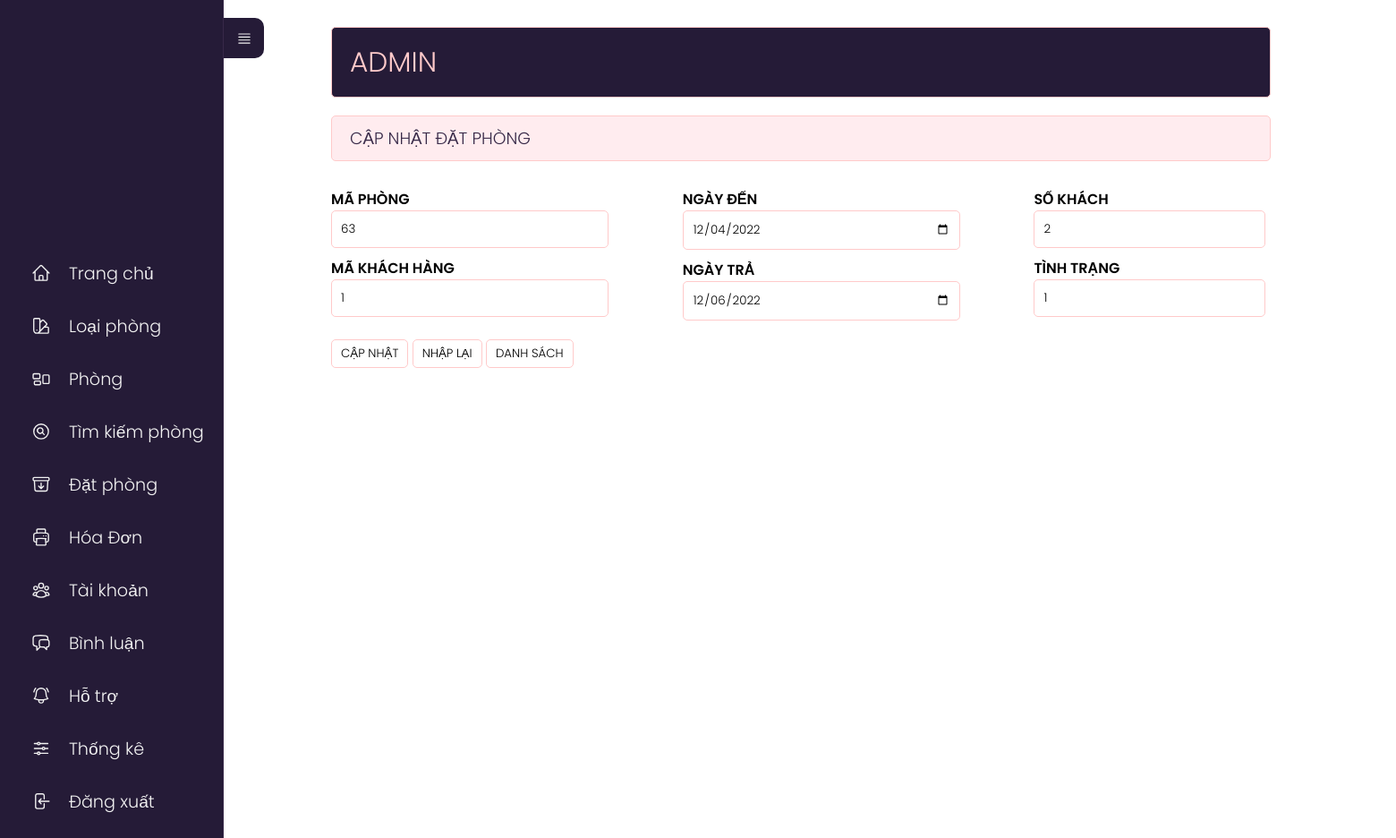
The page /admin/index.php?act=suadp&id=6 on the database its author committed.
### tables this page shows
CREATE TABLE `datphong` (
  `id_order` int(11) NOT NULL,
  `id_phong` int(11) NOT NULL,
  `id_user` int(11) NOT NULL,
  `sokhach` int(2) NOT NULL,
  `ngayden` date NOT NULL,
  `ngaytra` date NOT NULL,
  `tinhtrang` tinyint(2) NOT NULL DEFAULT 0
);

### model/pdo.php (called while the page is built, shortened)
<?php
function pdo_get_connection(){
    $dburl = "mysql:host=localhost;dbname=khachsan;charset=utf8";
    $user = 'root';
    $password = '';
    $conn = new PDO($dburl, $user, $password);
    $conn->setAttribute(PDO::ATTR_ERRMODE, PDO::ERRMODE_EXCEPTION);
    return $conn;
}
function pdo_query_one($sql){
    $sql_args = array_slice(func_get_args(), 1);
    try{
        $conn = pdo_get_connection();
        $stmt = $conn->prepare($sql);
        $stmt->execute($sql_args);
        $row = $stmt->fetch(PDO::FETCH_ASSOC);
        return $row;
    }
    catch(PDOException $e){
        throw $e;
    }
    finally{
        unset($conn);
    }
}

### model/datphong.php (called while the page is built, shortened)
<?php
    function loadone_datphong($id){
        $sql="select * from datphong where id_order=".$id;
        $dp=pdo_query_one($sql);
        return $dp;
    }
?>

### admin/datphong/update.php (the view, shortened to what this page needs)
<div class="row">
    <div class="row mb headeradmin" style="width:1050px;">
        <h1 style="padding: 15px 0;">ADMIN </h1>
    </div>
    <div class="row mb10 formtittle" style="width:1050px;">
        <h3>CẬP NHẬT ĐẶT PHÒNG</h3>
    </div>
    <div class="row formcontent" style="width:1650px;">
        <form action="index.php?act=updatedp" method="post" enctype="multipart/form-data">
            <div class="row">
                <?php
                if (is_array($dp)) {
                    extract($dp);
                }
                ?>
                <div class="row mb10 content1">
                    <div class="row mb10">
                        <label for="">MÃ PHÒNG</label><br>
                        <input type="text" name="maphong" style="width:120%;" value="<?= $id_phong ?>" required>
                    </div>
                    <div class="row mb10">
                        <label for="">MÃ KHÁCH HÀNG<br></label>
                        <input type="text" name="makhachhang" style="width:120%;" value="<?= $id_user ?>" required>
                    </div>
                </div>
                <div class="row mb10 content2">
                    <div class="row mb10">
                        <label for="">NGÀY ĐẾN</label><br>
                        <input type="date" name="ngayden" style="width:120%;border: 1px solid #FFCACA;padding: 10px;border-radius: 5px;" value="<?= $ngayden ?>">
                    </div>
                    <div class="row mb10">
                        <label for="">NGÀY TRẢ</label><br>
                        <input type="date" name="ngaytra" style="width:120%;border: 1px solid #FFCACA;padding: 10px;border-radius: 5px;" value="<?= $ngaytra ?>">
                    </div>
                </div>
                <div class="row mb10 content3">
                    <div class="row mb10">
                        <label for="">SỐ KHÁCH</label><br>
                        <input type="text" name="sokhach" value="<?= $sokhach ?> " required>
                    </div>
                    <div class="row mb10">
                        <label for="">TÌNH TRẠNG</label><br>
                        <input type="text" name="tinhtrang" style="margin-bottom:5px;" value="<?= $tinhtrang ?>">
                    </div>
                </div>
            </div>
            <div class="row mb10">
                <input type="submit" name="capnhat" value="CẬP NHẬT">
                <input type="reset" name="nhaplai" value="NHẬP LẠI">
                <a href="index.php?act=listdp"><input type="button" value="DANH SÁCH"></a>
            </div>
        </form>
    </div>
</div>
</div>

### view_demo/css/styleadmin.css (style rules this page uses)
* { padding: 0; margin: 0; box-sizing: border-box; font-family: 'Poppins', sans-serif; font-weight: 300; }
body { position: relative; width: 100%; min-height: 150vh; }
.row { float: left; width: 70%; }
.mb { margin-bottom: 20px; }
.mb10 { margin-bottom: 10px; }
.formtk input[type="text"], .formtk input[type="password"], .formcontent input[type="text"], .formcontent input[type="password"] { width: 100%; border: 1px solid #FFCACA; padding: 10px; border-radius: 5px; }
.formtk input[type="submit"], .formcontent input[type="submit"], .formcontent input[type="reset"], .formcontent input[type="button"] { border-radius: 5px; padding: 5px 10px; background-color: #ffffff; border: 1px solid #FFCACA; }
.headeradmin { background-color: #251B37; border: 1px solid #FFCACA; color: #FFCACA; border-radius: 5px; padding: 0px 20px; width: 70%; }
.headeradmin h1 { font-size: 2vw; }
.formtittle { background-color: #FFECEF; border: 1px solid #FFCACA; color: #372948; border-radius: 5px; padding: 10px 20px; }
.formcontent { padding: 20px 0; }
.content1 { width: 32%; }
.content2 { width: 32%; margin-left: 2%; margin-right: 2%; }
.content3 { width: 32%; }
.formcontent label { font-weight: 600; }

### rows shown on the page
datphong: maphong "63", makhachhang "1", ngayden "12/04/2022", ngaytra "12/06/2022", sokhach "2", tinhtrang "1"
